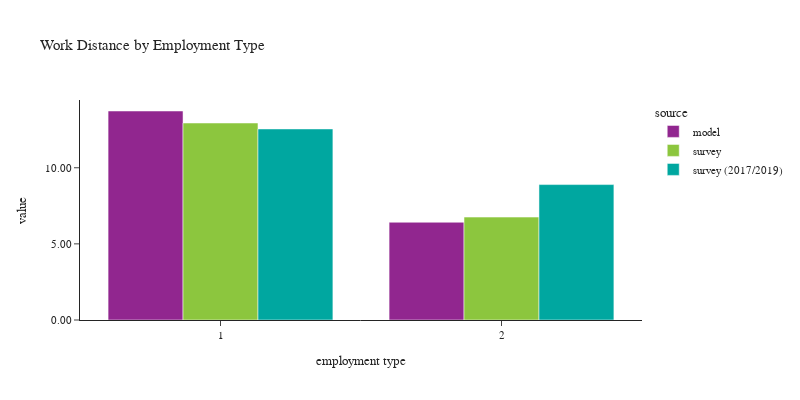

Write notebook code for a chart like this one.
### Code cell
plot_work_location(df_workers, 'pwtyp', 'Employment Type', 'employment type')

### Figure 1 — Plotly figure (JSON) as saved in the notebook; plotly's stock layout.template omitted (floating-point values rounded to 4 significant figures)
{"data": [{"alignmentgroup": "True", "customdata": [[177880], [43574]], "hovertemplate": "source=model<br>pwtyp=%{x}<br>value=%{y}<br>sample count=%{customdata[0]}<extra></extra>", "legendgroup": "model", "marker": {"color": "#91268F", "pattern": {"shape": ""}}, "name": "model", "offsetgroup": "model", "orientation": "v", "showlegend": true, "textposition": "auto", "type": "bar", "x": [1, 2], "xaxis": "x", "y": [13.73, 6.421], "yaxis": "y"}, {"alignmentgroup": "True", "customdata": [[2175], [430]], "hovertemplate": "source=survey<br>pwtyp=%{x}<br>value=%{y}<br>sample count=%{customdata[0]}<extra></extra>", "legendgroup": "survey", "marker": {"color": "#8CC63E", "pattern": {"shape": ""}}, "name": "survey", "offsetgroup": "survey", "orientation": "v", "showlegend": true, "textposition": "auto", "type": "bar", "x": [1, 2], "xaxis": "x", "y": [12.94, 6.76], "yaxis": "y"}, {"alignmentgroup": "True", "customdata": [[4861], [734]], "hovertemplate": "source=survey (2017/2019)<br>pwtyp=%{x}<br>value=%{y}<br>sample count=%{customdata[0]}<extra></extra>", "legendgroup": "survey (2017/2019)", "marker": {"color": "#00A7A0", "pattern": {"shape": ""}}, "name": "survey (2017/2019)", "offsetgroup": "survey (2017/2019)", "orientation": "v", "showlegend": true, "textposition": "auto", "type": "bar", "x": [1, 2], "xaxis": "x", "y": [12.55, 8.894], "yaxis": "y"}], "layout": {"barmode": "group", "font": {"size": 11}, "height": 400, "legend": {"title": {"text": "source"}, "tracegroupgap": 0}, "title": {"text": "Work Distance by Employment Type"}, "width": 800, "xaxis": {"anchor": "y", "domain": [0.0, 1.0], "title": {"text": "employment type"}}, "yaxis": {"anchor": "x", "domain": [0.0, 1.0], "tickformat": ".2f", "title": {"text": "value"}}}}
